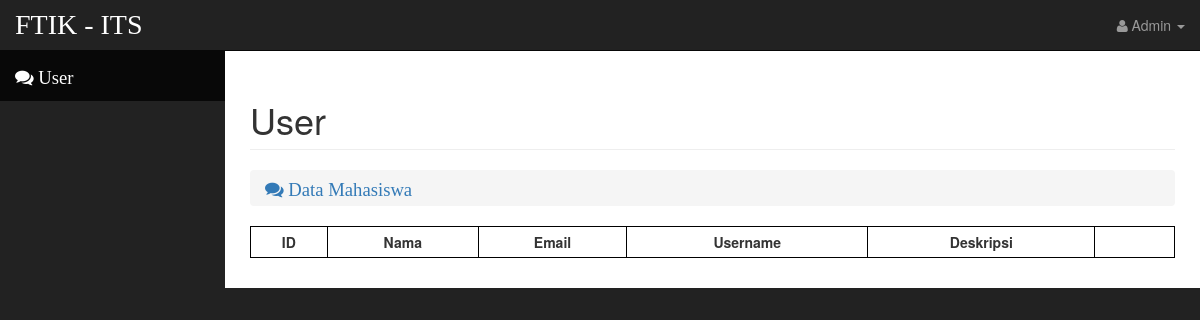
/index.php/my_controller/readDataUser, run on an earlier commit of the app's database.
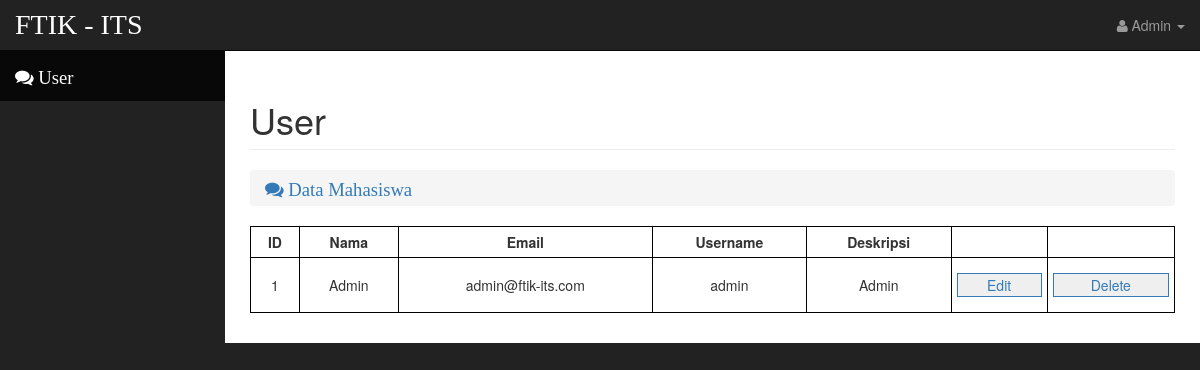
And on a later commit of the database.
### tables this page shows
CREATE TABLE `user` (
  `id_user` int(25) NOT NULL,
  `nama_user` varchar(50) NOT NULL,
  `email` varchar(50) NOT NULL,
  `username` varchar(25) NOT NULL,
  `password` varchar(40) NOT NULL,
  `deskripsi_user` varchar(10) NOT NULL,
  `isAdmin` tinyint(1) NOT NULL
);

### application/controllers/My_Controller.php (called while the page is built, shortened)
<?php
class My_Controller extends CI_Controller {
	public function __construct() {
		$this->load->model('My_Model');
	}
	public function readDataUser() {
        $data=$this->My_Model->getDatauser('user','','')->result_array();
        $kirim['data']  = $data;
        $this->load->view('user', $kirim);
  	}
}
?>

### index.php (called while the page is built, shortened)
<?php
require_once BASEPATH.'core/CodeIgniter.php';

### application/models/My_Model.php (called while the page is built, shortened)
<?php
class My_Model extends CI_Model {
  public function getDataUser($tabel) {
      return $this->db->get_where($tabel);
  }
}
?>

### application/views/User.php (the view, shortened to what this page needs)
<!DOCTYPE html>
<html lang="en">
<head>
    <link href="<?php echo base_url()?>assets/admin/css/bootstrap.min.css" rel="stylesheet">
	<link href="<?php echo base_url()?>assets/admin/css/sb-admin.css" rel="stylesheet">
	<link href="<?php echo base_url()?>assets/admin/font-awesome/css/font-awesome.min.css" rel="stylesheet" type="text/css">
</head>
<body>
    <div id="wrapper">
        <nav class="navbar navbar-inverse navbar-fixed-top" role="navigation">
            <div class="navbar-header">
                <a class="navbar-brand" href="index.html" style="font-family: Lato-Black; font-size: 28px;">FTIK - ITS</a>
            </div>
            <ul class="nav navbar-right top-nav">
                <li class="dropdown">
                    <a href="#" class="dropdown-toggle" data-toggle="dropdown"><i class="fa fa-user"></i> Admin <b class="caret"></b></a>
                </li>
            </ul>
            <div class="collapse navbar-collapse navbar-ex1-collapse">
                <ul class="nav navbar-nav side-nav">
                    <li class="active">
                        <a href="#"><i class="fa fa-lg fa-comments"> User</i></a>
                    </li>
                </ul>
            </div>
        </nav>
        <div id="page-wrapper">
            <div class="container-fluid">
                <div class="row">
                    <div class="col-lg-12">
                        <h1 class="page-header">
                            User
                        </h1>
                        <ol class="breadcrumb">
                            <li class="active">
                                <a href="#"><i class="fa fa-lg fa-comments"> Data Mahasiswa</i></a>
                            </li>
                        </ol>
                    </div>
                </div>
                <table align="center" style="width: 100%;">
                    <thead>
                        <th style="text-align: center;">ID</th>
                        <th style="text-align: center;">Nama</th>
                        <th style="text-align: center;">Email</th>
                        <th style="text-align: center;">Username</th>
                        <th style="text-align: center;">Deskripsi</th>
                        <th style="padding-right: 20px;"></th>
                    </thead>
                    <tbody style="text-align: center;">
                        <?php foreach ($data as $x) { ?>
                        <tr>
                        <td><?php echo $x['id_user']; ?></td>
                        <td><?php echo $x['nama_user']; ?></td>
                        <td><?php echo $x['email']; ?></td>
                        <td><?php echo $x['username']; ?></td>
                        <td><?php echo $x['deskripsi_user']; ?></td>
                        <td align="center">
                            <a href="<?php echo base_url()."My_Controller/edit/".$x['id_user']; ?>"><button class="btn-block" style="border: solid 1px; margin-top: 10px; margin-bottom: 10px;">Edit</button></a>
                        </td>
                        <td align="center">
                            <a href="<?php echo base_url()."My_Controller/deleteuser/".$x['id_user']; ?>"><button class="btn-block" style="border: solid 1px; margin-top: 10px; margin-bottom: 10px;">Delete</button></a>
                        </td>
                        </tr>
                        <?php } ?>
                    </tbody>
                </table>
                <br>
            </div>
        </div>
    </div>
</body>
</html>

### assets/admin/css/sb-admin.css (style rules this page uses)
body { margin-top: 100px; background-color: #222; }
@media (min-width:768px) { body { margin-top: 50px; } }
#wrapper { padding-left: 0; }
#page-wrapper { width: 100%; padding: 0; background-color: #fff; }
@media (min-width:768px) { #wrapper { padding-left: 225px; } }
@media (min-width:768px) { #page-wrapper { padding: 10px; } }
.top-nav { padding: 0 15px; }
.top-nav>li { display: inline-block; float: left; }
.top-nav>li>a { padding-top: 15px; padding-bottom: 15px; line-height: 20px; color: #999; }
@media (min-width:768px) { .side-nav { position: fixed; top: 51px; left: 225px; width: 225px; margin-left: -225px; border: none; border-radius: 0; overflow-y: auto; background-color: #222; bottom: 0; overflow-x: hidden; padding-bottom: 40px; } }
@media (min-width:768px) { .side-nav>li>a { width: 225px; } }

### application/views/User.php (style rules this page uses)
table, th, td { border: 1px solid black; border-collapse: collapse; }
th, td { padding: 5px; }

What changed in the data, as far as the page shows it:
added user: id_user "1", nama_user "Admin", email "admin@ftik-its.com", username "admin", deskripsi_user "Admin"
